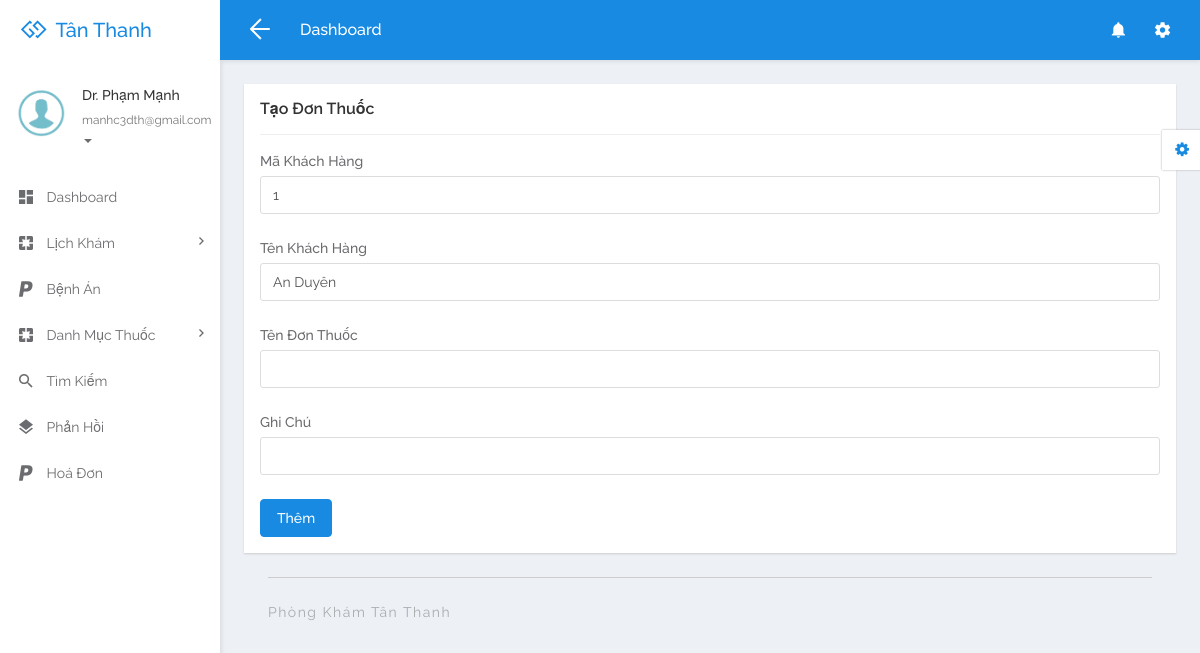
The page /doctor/add-donthuoc.php?editid=1 (signed in) on the database its author committed.
### tables this page shows
CREATE TABLE `hosobenhan` (
  `id` int(11) NOT NULL,
  `appoiment_id` int(11) DEFAULT NULL,
  `doctor_id` int(11) DEFAULT NULL,
  `specialization_id` int(3) DEFAULT NULL,
  `hoten` varchar(255) DEFAULT NULL,
  `ngaysinh` date DEFAULT NULL,
  `gioitinh` varchar(200) DEFAULT NULL,
  `diachi` varchar(200) DEFAULT NULL,
  `ngaykham` date DEFAULT NULL,
  `chandoan` varchar(200) DEFAULT NULL,
  `phuongphapdieutri` varchar(200) DEFAULT NULL,
  `ketquadieutri` varchar(200) DEFAULT NULL
);

CREATE TABLE `tbldoctor` (
  `ID` int(5) NOT NULL,
  `FullName` varchar(250) DEFAULT NULL,
  `MobileNumber` bigint(10) DEFAULT NULL,
  `Email` varchar(250) DEFAULT NULL,
  `Specialization` varchar(250) DEFAULT NULL,
  `Password` varchar(259) DEFAULT NULL,
  `qrcode` varchar(255) DEFAULT NULL,
  `role` int(11) NOT NULL,
  `CreationDate` timestamp NULL DEFAULT current_timestamp()
);

### doctor/add-donthuoc.php (the view, shortened to what this page needs)
<?php
include('includes/dbconnection.php');
if (strlen($_SESSION['damsid']==0)) {
	header('location:logout.php');
	} else{
  ?>
  <!DOCTYPE html>
<html lang="en">
<head>
	<link rel="stylesheet" href="libs/bower/font-awesome/css/font-awesome.min.css">
	<link rel="stylesheet" href="libs/bower/material-design-iconic-font/dist/css/material-design-iconic-font.css">
	<link rel="stylesheet" href="libs/bower/animate.css/animate.min.css">
	<link rel="stylesheet" href="libs/bower/fullcalendar/dist/fullcalendar.min.css">
	<link rel="stylesheet" href="libs/bower/perfect-scrollbar/css/perfect-scrollbar.css">
	<link rel="stylesheet" href="assets/css/bootstrap.css">
	<link rel="stylesheet" href="assets/css/core.css">
	<link rel="stylesheet" href="assets/css/app.css">
</head>
<body class="menubar-left menubar-unfold menubar-light theme-primary">
<main id="app-main" class="app-main">
  <div class="wrap">
	<section class="app-content">
		<div class="row">
			<div class="col-md-12">
				<div class="widget">
					<header class="widget-header">
						<h4 class="widget-title">Tạo Đơn Thuốc</h4>
					</header>
					<hr class="widget-separator">
					<div class="widget-body">
                    <?php
                  $eid=$_GET['editid'];
                  $sql="SELECT * from hosobenhan  where id = :eid";
                  $query = $dbh -> prepare($sql);
                  $query-> bindParam(':eid', $eid, PDO::PARAM_STR);
                  $query->execute();
                  $results=$query->fetchAll(PDO::FETCH_OBJ);
                  $cnt=1;
                  if($query->rowCount() > 0)
                  {
                  foreach($results as $row)
                  {?>
				<form method="post">
					<div class="form-group">
						<label for="">Mã Khách Hàng</label>
						<input type="text" class="form-control" value="<?php echo $row->id?> " name="id" >
					</div>
					<div class="form-group">
						<label for="">Tên Khách Hàng </label>
						<input type="text" class="form-control" value="<?php echo $row->hoten?> " name="name" >
					</div>
					<div class="form-group">
						<label for="">Tên Đơn Thuốc</label>
						<input type="text" class="form-control" name="namemedicine" >
					</div>
					<div class="form-group">
						<label for="">Ghi Chú</label>
						<input type="text" class="form-control" name="ghichu" >
					</div>
					<button type="submit" class="btn btn-primary" name="submitbtn">Thêm</button>
				</form>
                  <?php $cnt=$cnt+1;}
                }
?>
					</div>
				</div>
			</div>
        </div>
 <?php include_once('includes/header.php');?>
<?php include_once('includes/sidebar.php');?>
 <?php include_once('includes/footer.php');?>
</main>
<?php include_once('includes/customizer.php');?>
</body>
</html>
<?php }  ?>

### doctor/includes/sidebar.php (shortened to what this page needs)
<aside id="menubar" class="menubar light">
  <div class="app-user">
    <div class="media">
      <div class="media-left">
        <div class="avatar avatar-md avatar-circle">
          <a href="javascript:void(0)"><img class="img-responsive" src="assets/images/images.png" alt="avatar"/></a>
        </div>
      </div>
      <div class="media-body">
        <div class="foldable">
          <?php
$eid=$_SESSION['damsid'];
$sql="SELECT FullName,Email from  tbldoctor where ID=:eid";
$query = $dbh -> prepare($sql);
$query->bindParam(':eid',$eid,PDO::PARAM_STR);
$query->execute();
$results=$query->fetchAll(PDO::FETCH_OBJ);
foreach($results as $row)
{
$email=$row->Email;
$fname=$row->FullName;
}   ?>
          <h5><a href="javascript:void(0)" class="username"><?php  echo $fname ;?></a></h5>
          <ul>
            <li class="dropdown">
              <a href="javascript:void(0)" class="dropdown-toggle usertitle" data-toggle="dropdown" aria-haspopup="true" aria-expanded="false">
                <small><?php  echo $email;?></small>
                <span class="caret"></span>
              </a>
            </li>
          </ul>
        </div>
      </div>
    </div>
  </div>
  <div class="menubar-scroll">
    <div class="menubar-scroll-inner">
      <ul class="app-menu">
        <li class="has-submenu">
          <a href="dashboard.php">
            <i class="menu-icon zmdi zmdi-view-dashboard zmdi-hc-lg"></i>
            <span class="menu-text">Dashboard</span>
          </a>
        </li>
       <li class="has-submenu">
          <a href="javascript:void(0)" class="submenu-toggle">
            <i class="menu-icon zmdi zmdi-pages zmdi-hc-lg"></i>
            <span class="menu-text">Lịch Khám</span>
            <i class="menu-caret zmdi zmdi-hc-sm zmdi-chevron-right"></i>
          </a>
        </li>
        <li>
          <a href="medicalrecord.php">
            <i class="menu-icon zmdi zmdi-paypal zmdi-hc-lg"></i>
            <span class="menu-text">Bệnh Án</span>
          </a>
        </li>
        <li class="has-submenu">
          <a href="javascript:void(0)" class="submenu-toggle">
            <i class="menu-icon zmdi zmdi-pages zmdi-hc-lg"></i>
            <span class="menu-text">Danh Mục Thuốc</span>
            <i class="menu-caret zmdi zmdi-hc-sm zmdi-chevron-right"></i>
          </a>
        </li>
        <li>
          <a href="search.php">
            <i class="menu-icon zmdi zmdi-search zmdi-hc-lg"></i>
            <span class="menu-text">Tìm Kiếm</span>
          </a>
        </li>
        <li>
          <a href="appointment-bwdates.php">
            <i class="menu-icon zmdi zmdi-layers zmdi-hc-lg"></i>
            <span class="menu-text">Phản Hồi</span>
          </a>
        </li>
        <li>
          <a href="invoices.php">
            <i class="menu-icon zmdi zmdi-paypal zmdi-hc-lg"></i>
            <span class="menu-text">Hoá Đơn</span>
          </a>
        </li>
      </ul>
    </div>
  </div>
</aside>

### rows shown on the page
hosobenhan: id "1", name "An Duyên"
tbldoctor: FullName "Dr. Phạm Mạnh", Email "manhc3dth@gmail.com"
